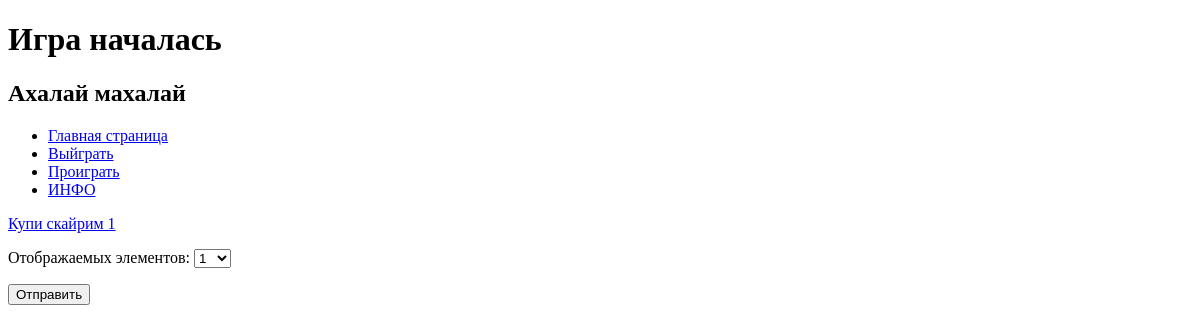
The app's page /title/info/, older data.
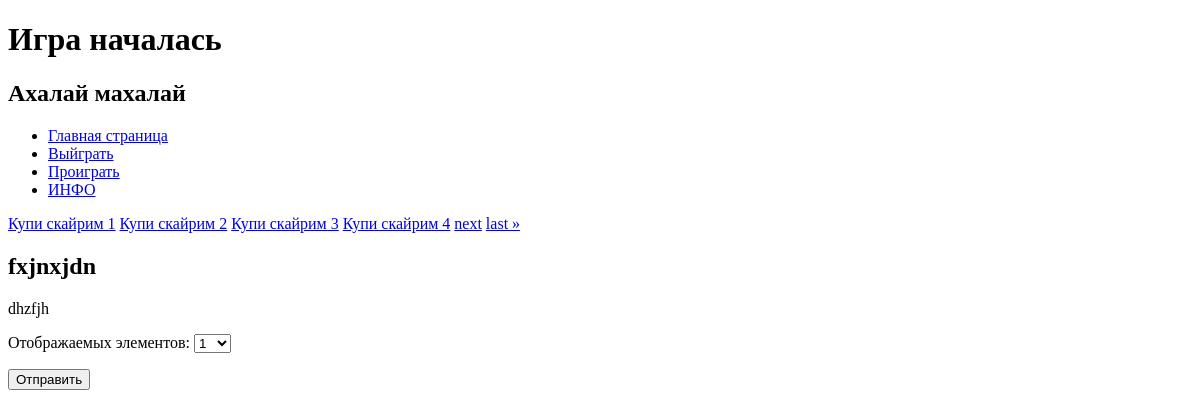
The same page, newer data.
### task1/models.py (models this page shows, shortened)
class Info(models.Model):
    title = models.CharField(max_length=30)
    description = models.TextField()

### task1/views.py (the view, shortened to what this page needs)
# urls.py: path('title/info/',Infos.as_view()),
class Infos(Mather):
    template_name = 'fourth_task/info.html'
    extra_context={
        "title": "Информация",
        'text' : 'общий список',
        'url'  : '/title/info',
        'name' : 'ИНФО',
        'per_page': None
    }
    def get_context_data(self, **kwargs):
        context = super().get_context_data(**kwargs)
        context['number_list'] = [f'Купи скайрим {a+1}' for a in range(100)]
        return context
    def get(self, request, *args, **kwargs):
        info = Info.objects.all()
        form = NumberPage()
        print(f"""

{self.extra_context['per_page']}


""")
        per_page = self.extra_context['per_page']
        if per_page is None or per_page ==0:
            per_page = 1
        paginator = Paginator(info, per_page)
        page_number = request.GET.get('page')
        page_obj = paginator.get_page(page_number)
        index = page_obj.paginator.page_range
        number = {}
        for i in range(len(index)):
            number[f"{i+1}"] = self.get_context_data()['number_list'][i]
        dict_ = {'page_obj': page_obj, 'per_page': self.extra_context['per_page'], 'form': form,"number":number}
        return render(request, self.template_name, self.get_context_data(**dict_))

### task1/forms.py
class NumberPage(forms.Form):
    class Meta:
        fields = [
            "number",
        ]
    def __init__(self, *args, **kwargs):
        MAX_ELEMENTS = [str(a+1) for a in range(10)]
        super(NumberPage, self).__init__(*args, **kwargs)
        self.fields['number'] = forms.ChoiceField(label="Отображаемых элементов",choices=([(element, element) for element in MAX_ELEMENTS]))

### task1/views.py (called while the page is built)
    def get_context_data(self, **kwargs):
        context = super().get_context_data(**kwargs)
        context["dict"] = {'Title':Title,"Live":Live,"NotLive":NotLive,'Info':Infos}
        context["other"] = [Title,Live,NotLive,Infos]
        return context

### templates/fourth_task/info.html (shortened to what this page needs)
{% extends "fourth_task/menu.html" %}
{% block content  %}
<div>
    <span class="step-links">
        <span class="current">
                {% for  key , value  in number.items %}
                        <a href="?page={{key}}">{{value}}</a>
                {% endfor %}
        </span>
        {% if page_obj.has_next %}
            <a href="?page={{ page_obj.next_page_number }}">next</a>
            <a href="?page={{ page_obj.paginator.num_pages }}">last &raquo;</a>
        {% endif %}
    </span>
</div>
{% for post in page_obj %}
<h2>{{post.title}}</h2>
<p>{{post.description}}</p>
{% endfor %}
<form method="post">
    {{ form.as_p }}
    <button type="submit">Отправить</button>
</form>
{% endblock %}

Row changes from the older to the newer data that the page shows:
added Info: title "fxjnxjdn", description "dhzfjh"
Text that changed along with them:
new list line: "Купи скайрим 2"
new list line: "Купи скайрим 3"
new list line: "Купи скайрим 4"
text now shown: "next last »"
